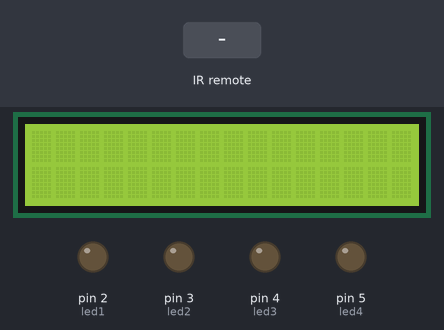
Bench run of a sketch on a simulated Arduino Uno, built with avr-gcc and run on an emulated ATmega328P. On the bench: 16×2 character LCD, output pins drawn as LEDs (lit = HIGH). The test bench sets the inputs (shaded band). What the sketch prints to the serial monitor is not drawn.

Above: at 1.2 s.
1.3 s: infrared code 0xFF30CF received
At 1.9 s:
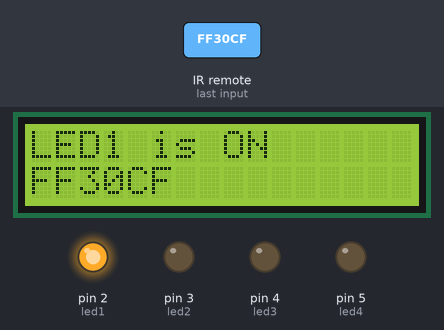
2.8 s: infrared code 0xFF7A85 received
At 4.0 s:
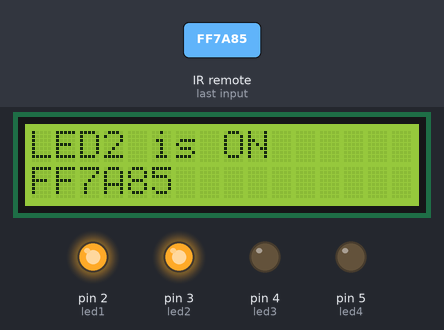
4.3 s: infrared code 0xFF18E7 received
At 5.4 s:
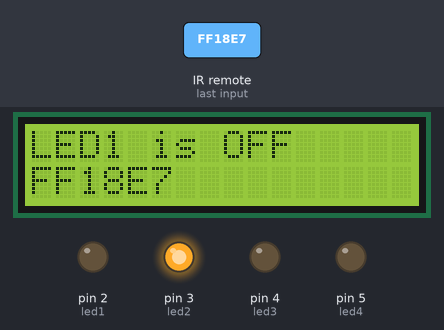
5.8 s: infrared code 0xFF38C7 received
At 6.5 s:
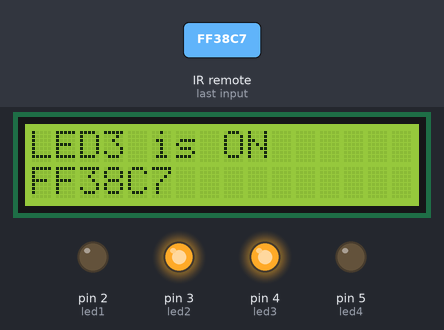
7.3 s: infrared code 0xFF10EF received
At 7.7 s:
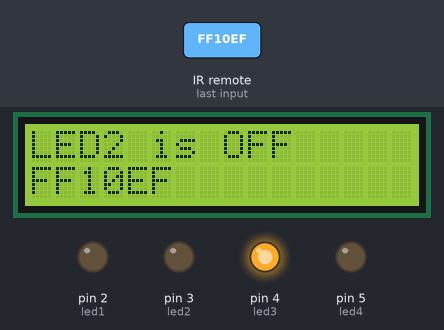
8.8 s: infrared code 0xFF42BD received
At 10.0 s:
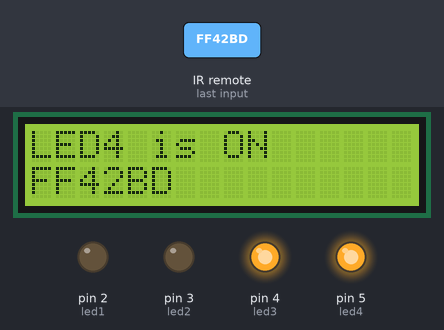
Timing chart, 0 to 11.3 s (numbered marks = the images above; inputs shaded):
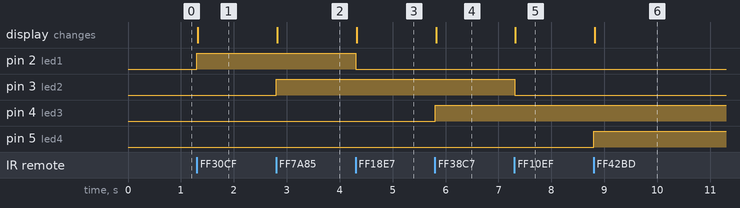

Measured:
- after the input at 1.3 s, pin 2 (led1): LOW → HIGH at once; the display: changes at once (image 1)
- after the input at 2.8 s, pin 3 (led2): LOW → HIGH at once; the display: changes at once (image 2)
- after the input at 4.3 s, pin 2 (led1): HIGH → LOW at once; the display: changes at once (image 3)
- after the input at 5.8 s, pin 4 (led3): LOW → HIGH at once; the display: changes at once (image 4)
- after the input at 7.3 s, pin 3 (led2): HIGH → LOW at once; the display: changes at once (image 5)
- after the input at 8.8 s, pin 5 (led4): LOW → HIGH at once; the display: changes at once (image 6)

The sketch:

AR06_remote_LCD.ino
```cpp
/*
 예제 8.2
 적외선 리모컨을 이용한 LED 제어
*/
#include <Wire.h>
#include <LiquidCrystal_I2C.h>
LiquidCrystal_I2C lcd(0x27,16,2);

// 적외선 리모컨 라이브러리를 불러온다.
#include <IRremote.h>

// 적외선 수신부가 연결될 핀을 설정한다.
int irPin = 11;

// LED에 연결된 핀을 설정한다.
int led1 = 2;
int led2 = 3;
int led3 = 4;
int led4 = 5;

// LED 제어용 코드 (리모컨에 맞게 수정한다)
long on1  = 0xFF30CF;
long off1 = 0xFF18E7;
long on2  = 0xFF7A85;
long off2 = 0xFF10EF;
long on3  = 0xFF38C7;
long off3 = 0xFF5AA5;
long on4  = 0xFF42BD;
long off4 = 0xFF4AB5;

// 적외선 수신부가 연결된 핀을 리모컨 수신 핀으로 설정한다.
IRrecv irrecv(irPin);

// 수신된 신호의 결과를 results 변수로 설정한다.
decode_results results;

void setup()
{
  lcd.init();        // LCD 설정
  lcd.backlight();


  // 시리얼 통신을 설정한다.
  Serial.begin(9600);

  // 적외선 리모컨 수신을 시작한다.
  irrecv.enableIRIn();

  // 13번 핀에 연결된 LED를 리모컨 수신시 점멸시킨다.
  irrecv.blink13(true);

  pinMode(led1, OUTPUT);
  pinMode(led2, OUTPUT);
  pinMode(led3, OUTPUT);
  pinMode(led4, OUTPUT);
}

void loop()
{
  // 수신된 코드가 있을 때 실행한다.
  if (irrecv.decode(&results)){
    // 0xFFFFFFFF 값을 제외하고 출력한다.
    if(results.value != 0xFFFFFFFF){
      lcd.clear();
      // 수신된 코드가 on1과 같을 때
      if(results.value == on1){
      	digitalWrite(led1, HIGH);
        lcd.setCursor(0,0);
        lcd.print("LED1 is ON");
        lcd.setCursor(0,1);
        lcd.print("FF30CF");
        Serial.println("LED1 is ON ");
      }
      // 수신된 코드가 off1과 같을 때
      if(results.value == off1){
      	digitalWrite(led1, LOW);
        lcd.setCursor(0,0);
        lcd.print("LED1 is OFF");
        lcd.setCursor(0,1);
        lcd.print("FF18E7");
        Serial.println("LED1 is OFF");
      }
      // 수신된 코드가 on2와 같을 때
      if(results.value == on2){
      	digitalWrite(led2, HIGH);
        lcd.setCursor(0,0);
        lcd.print("LED2 is ON");
        lcd.setCursor(0,1);
        lcd.print("FF7A85");
        Serial.println("LED2 is ON ");
      }
      // 수신된 코드가 off2와 같을 때
      if(results.value == off2){
      	digitalWrite(led2, LOW);
        lcd.setCursor(0,0);
        lcd.print("LED2 is OFF");
        lcd.setCursor(0,1);
        lcd.print("FF10EF");
        Serial.println("LED2 is OFF");
      }
      // 수신된 코드가 on3와 같을 때
      if(results.value == on3){
      	digitalWrite(led3, HIGH);
        lcd.setCursor(0,0);
        lcd.print("LED3 is ON");
        lcd.setCursor(0,1);
        lcd.print("FF38C7");
        Serial.println("LED3 is ON ");
      }
      // 수신된 코드가 off3와 같을 때
      if(results.value == off3){
      	digitalWrite(led3, LOW);
        lcd.setCursor(0,0);
        lcd.print("LED3 is OFF");
        lcd.setCursor(0,1);
        lcd.print("FF5AA5");
        Serial.println("LED3 is OFF");
      }
    // 수신된 코드가 on4와 같을 때
      if(results.value == on4){
      	digitalWrite(led4, HIGH);
        lcd.setCursor(0,0);
        lcd.print("LED4 is ON");
        lcd.setCursor(0,1);
        lcd.print("FF42BD");
        Serial.println("LED4 is ON ");
      }
    // 수신된 코드가 off4와 같을 때
      if(results.value == off4){
      	digitalWrite(led4, LOW);
        lcd.setCursor(0,0);
        lcd.print("LED4 is OFF");
        lcd.setCursor(0,1);
        lcd.print("FF4AB5");
        Serial.println("LED4 is OFF");
      }
    };
    // 다음 수신을 위해서 준비한다.
    irrecv.resume();
  }
}
```
